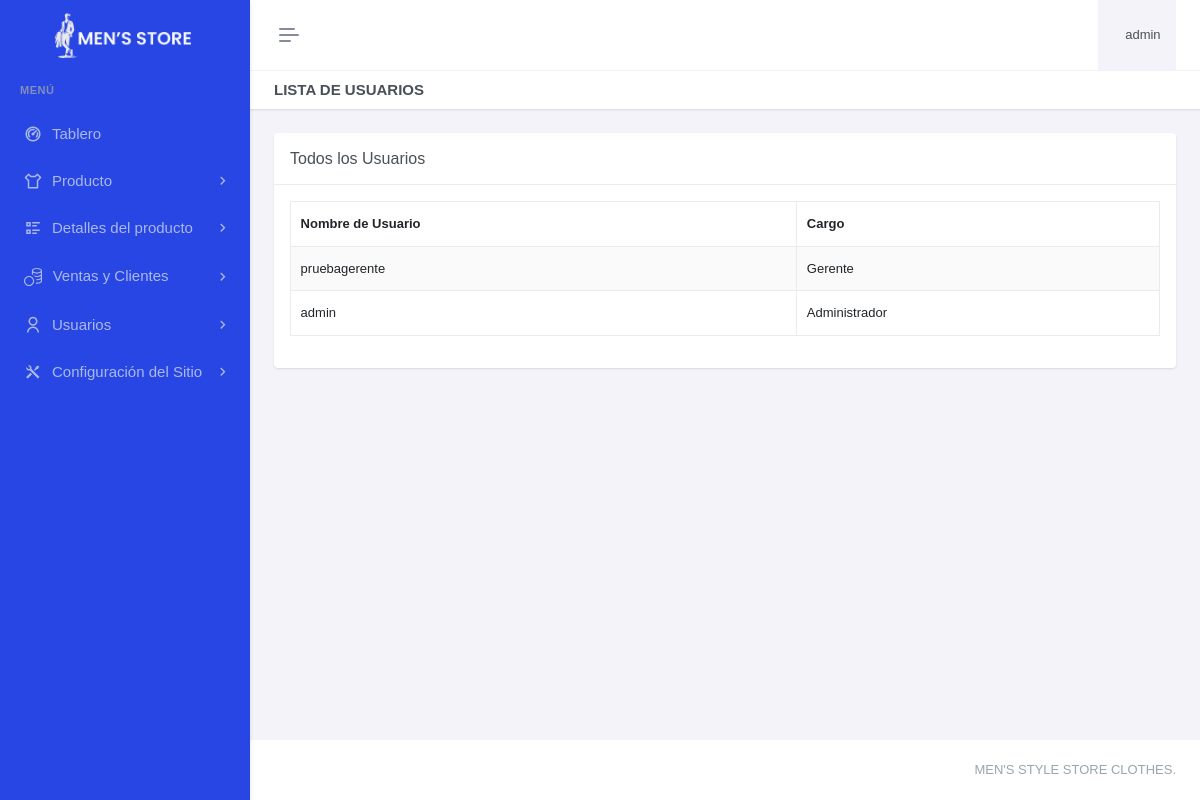
The page /paneladministrador/usuarios/listausuarios.php (signed in) on the database its author committed.
### tables this page shows
CREATE TABLE `usuario` (
  `admId` int(11) NOT NULL,
  `admUser` varchar(100) DEFAULT NULL,
  `admPassword` varchar(60) DEFAULT NULL,
  `admFechaRegis` datetime DEFAULT current_timestamp() ON UPDATE current_timestamp(),
  `carId` int(11) NOT NULL
);

CREATE TABLE `cargo` (
  `carId` int(11) NOT NULL,
  `carNombre` varchar(40) DEFAULT NULL,
  `carFechaRegis` datetime DEFAULT current_timestamp() ON UPDATE current_timestamp()
);

### paneladministrador/usuarios/listausuarios.php (the view, shortened to what this page needs)
<?php include "../header.php"; ?>
<?php include "../sidebar.php"; ?>
<div class="main-content">
    <div class="page-content">
        <div class="container-fluid">
            <div class="row">
                <div class="col-12">
                    <div class="page-title-box d-sm-flex align-items-center justify-content-between">
                        <h4 class="mb-sm-0">Lista de Usuarios</h4>
                    </div>
                </div>
            </div>
            <div class="row">
                <div class="col-lg-12">
                    <div class="card">
                        <div class="card-header">
                            <h5 class="card-title mb-0">Todos los Usuarios</h5>
                        </div>
                        <div class="card-body">
                            <table id="example" class="table table-bordered dt-responsive nowrap table-striped align-middle" style="width:100%">
                                <thead>
                                    <tr>
                                        <th>Nombre de Usuario</th>
                                        <th>Cargo</th>
                                    </tr>
                                </thead>
                                <tbody>
                                    <?php
                                    $query = "SELECT admId,admUser,carNombre as cargo_nombre FROM usuario a inner join cargo c on a.carId=c.carId  ORDER BY admId DESC";
                                    $result = mysqli_query($con, $query);
                                    while ($row = mysqli_fetch_assoc($result)) {
                                        echo "<tr id='usuario-{$row['admId']}'>
                                                <td>{$row['admUser']}</td>
                                                  <td>{$row['cargo_nombre']}</td>";
                                        echo "</tr>";
                                    }
                                    ?>
                                </tbody>
                            </table>
                        </div>
                    </div>
                </div>
            </div>
        </div>
    </div>
    <?php include "../footer.php"; ?>

### rows shown on the page
usuario: admUser "pruebagerente", carId.carNombre "Gerente"
usuario: admUser "admin", carId.carNombre "Administrador"

### other values the page prints
$username "admin"
